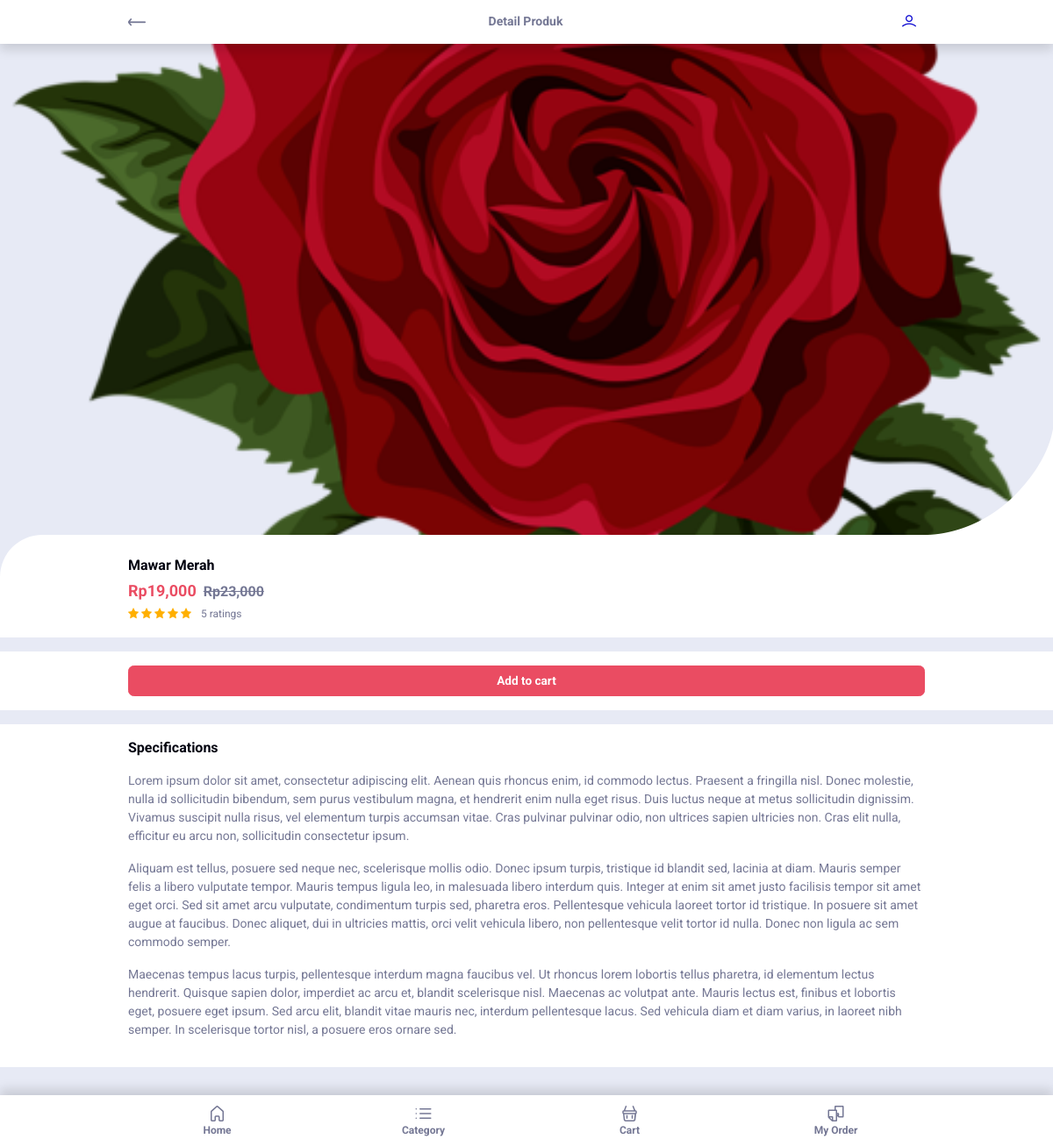
Page /product?idproduk=1 on the committed database.
### tables this page shows
CREATE TABLE `produk` (
  `idproduk` int(11) NOT NULL,
  `idkategori` int(11) NOT NULL,
  `namaproduk` varchar(30) NOT NULL,
  `gambar` varchar(100) NOT NULL,
  `deskripsi` longtext NOT NULL,
  `rate` int(11) NOT NULL,
  `hargabefore` int(11) NOT NULL,
  `hargaafter` int(11) NOT NULL,
  `tgldibuat` timestamp NOT NULL DEFAULT current_timestamp()
);

### product.php (the view, shortened to what this page needs)
<?php
include 'dbconnect.php';
$idproduk = $_GET['idproduk'];
?>
<!DOCTYPE html>
<html lang="en">
  <head>
    <?php include 'components/head.php'; ?>
  </head>
  <body>
    <div class="header-area" id="headerArea">
      <div class="container h-100 d-flex align-items-center justify-content-between">
        <div class="back-button"><a href="javascript:history.go(-1)"><i class="lni lni-arrow-left"></i></a></div>
        <div class="page-heading">
          <h6 class="mb-0">Detail Produk</h6>
        </div>
        <div class="suha-navbar-toggler d-flex flex-wrap">
          <?php
          if(isset($_SESSION['log'])){
            echo '<a href="logout"><i class="lni lni-power-switch"></i></a>';
          } else {
            echo '<a href="login"><i class="lni lni-user"></i></a>';
          };
          ?>
        </div>
      </div>
    </div>
    <div class="page-content-wrapper">
      <?php
        $p = mysqli_fetch_array(mysqli_query($conn,"Select * from produk where idproduk='$idproduk'"));
      ?>
      <div class="product-slides owl-carousel">
        <div class="single-product-slide" style="background-image: url('<?php echo $p['gambar']?>')"></div>
      </div>
      <div class="product-description pb-3">
        <div class="product-title-meta-data bg-white mb-3 py-3">
          <div class="container d-flex justify-content-between">
            <div class="p-title-price">
              <h6 class="mb-1"><?= $p['namaproduk']; ?></h6>
              <p class="sale-price mb-0">Rp<?php echo number_format($p['hargaafter']) ?><span>Rp<?php echo number_format($p['hargabefore']) ?></span></p>
            </div>
          </div>
          <div class="product-ratings">
            <div class="container d-flex align-items-center justify-content-between">
              <div class="ratings">
                <?php
                  $rate = $p['rate'];
                  for($n=1;$n<=$rate;$n++){
                  echo '<i class="lni lni-star-filled"></i>';
                  };
                ?>
                <span class="pl-1"><?= $p['rate'] ?> ratings</span>
              </div>
            </div>
          </div>
        </div>
        <div class="cart-form-wrapper bg-white mb-3 py-3">
          <div class="container">
            <form class="cart-form" action="#" method="post">
              <input class="btn btn-danger btn-block" name="addprod" type="submit" value="Add to cart" >
            </form>
          </div>
        </div>
        <div class="p-specification bg-white mb-3 py-3">
          <div class="container">
            <h6>Specifications</h6>
            <p><?php echo $p['deskripsi'] ?></p>
          </div>
        </div>
      </div>
    </div>
    <?php include 'components/footer_nav.php'; ?>
  </body>
</html>

### rows in the picture
produk: gambar (picture), namaproduk "Mawar Merah", hargaafter "19,000", hargabefore "23,000", rate "5", deskripsi "Lorem ipsum dolor sit amet, consectetur adipiscing elit. Aenean quis rhoncus enim, id commodo lectus. Praesent a fringilla nisl. Donec molestie, nulla id sollicitudin bibendum, sem purus vestibulum magna, et hendrerit enim nulla eget risus. Duis luctus neque at metus sollicitudin dignissim. Vivamus suscipit nulla risus, vel elementum turpis accumsan vitae. Cras pulvinar pulvinar odio, non ultrices sapien ultricies non. Cras elit nulla, efficitur eu arcu non, sollicitudin consectetur ipsum. Aliquam est tellus, posuere sed neque nec, scelerisque mollis odio. Donec ipsum turpis, tristique id blandit sed, lacinia at diam. Mauris semper felis a libero vulputate tempor. Mauris tempus ligula leo,…"
